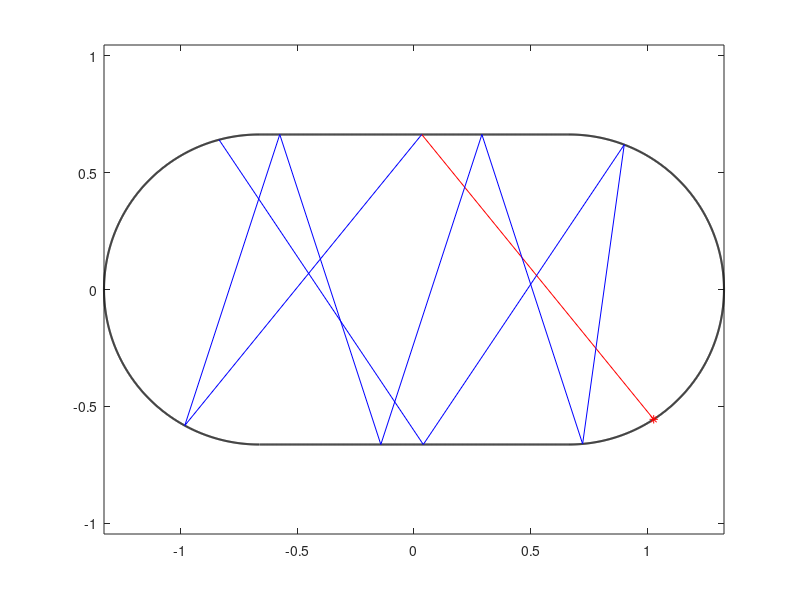

Write the MATLAB code that produced this figure.
clear
clc

l_R=2;
A=pi;
R=sqrt(A/(2*l_R+pi));
l=R*l_R;
N=1000;%Boundary discretisize
M_total=1000;%total poins choose
dx=l/N;
dtheta=pi/N;
N_total=10;%How many bounce in one time
%B=zeros(M_total,N_total);
Length_B=zeros(M_total,N_total);
Theta_B=zeros(M_total,N_total);

xx1=-l/2+dx:dx:l/2;
xx2=l/2-dx:-dx:-l/2;
theta=dtheta-pi/2:dtheta:pi/2;
x_ex(1:N)=xx1;
y_ex(1:N)=-ones(1,N)*R;
theta_ex(1:N)=zeros(1,N);
kappa(1:N)=99999;

x_ex(N+1:2*N)=l/2+R*cos(theta);
y_ex(N+1:2*N)=R*sin(theta);
theta_ex(N+1:2*N)=dtheta:dtheta:pi;
kappa(N+1:2*N)=R;

x_ex(2*N+1:3*N)=xx2;
y_ex(2*N+1:3*N)=ones(1,N)*R;
theta_ex(2*N+1:3*N)=ones(1,N)*pi;
kappa(2*N+1:3*N)=99999;

x_ex(3*N+1:4*N)=-l/2+R*cos(theta+pi);
y_ex(3*N+1:4*N)=R*sin(theta+pi);
theta_ex(3*N+1:4*N)=dtheta+pi:dtheta:2*pi;
kappa(3*N+1:4*N)=R;

Lya_final=zeros(1,M_total);

for o=1:1
    B(1)=randperm(4*N,1);
    angle_begin=rand*pi+theta_ex(B(1));
    
    x_test=x_ex-x_ex(B(1));
    y_test=y_ex-y_ex(B(1));
    sin_test=y_test./sqrt(x_test.^2+y_test.^2);
    cos_test=x_test./sqrt(x_test.^2+y_test.^2);
    
    B_test=abs(cos_test-cos(angle_begin))+abs(sin_test-sin(angle_begin));
    B_test_min=find(B_test==min(B_test));
    B(2)=B_test_min(1);
    Length_B(o,1)=sqrt((x_ex(B(2))-x_ex(B(1)))^2+(y_ex(B(2))-y_ex(B(1)))^2);

    for t=2:N_total
    
        t1=(y_ex(B(t))-y_ex(B(t-1)))/(x_ex(B(t))-x_ex(B(t-1)));
        t2=x_ex(B(t))-x_ex(B(t-1));
        if t1>=0 && t2>=0
            angle0=atan(t1);
        elseif t1<0 && t2<0
            angle0=atan(t1)+pi;
        elseif t1>=0 && t2<0
            angle0=atan(t1)+pi;
        elseif t1<0 && t2>=0
            angle0=atan(t1)+2*pi;
        end
    
        x_test=x_ex-x_ex(B(t));
        y_test=y_ex-y_ex(B(t));
        sin_test=y_test./sqrt(x_test.^2+y_test.^2);
        cos_test=x_test./sqrt(x_test.^2+y_test.^2);
    
        angle_reflect=2*pi-angle0+2*theta_ex(B(t));
        B_test=abs(cos_test-cos(angle_reflect))+abs(sin_test-sin(angle_reflect));
        B_test_min=find(B_test==min(B_test));
        B(t+1)=B_test_min(1);
        Length_B(o,t)=Length_B(o,t-1)+sqrt((x_ex(B(t))-x_ex(B(t-1)))^2+(y_ex(B(t))-y_ex(B(t-1)))^2);
        Theta_B(o,t-1)=abs(pi-abs(mod(angle_reflect,2*pi)-angle0))/2;
    end
    disp(o)
end

plot(x_ex,y_ex,'k','linewidth',1.5);hold on;plot(x_ex(B(1)),y_ex(B(1)),'r*');hold on
plot([x_ex(B(1)),x_ex(B(2))],[y_ex(B(1)),y_ex(B(2))],'r');hold on
for i=2:N_total-1
    plot([x_ex(B(i)),x_ex(B(i+1))],[y_ex(B(i)),y_ex(B(i+1))],'b');hold on
end
axis equal